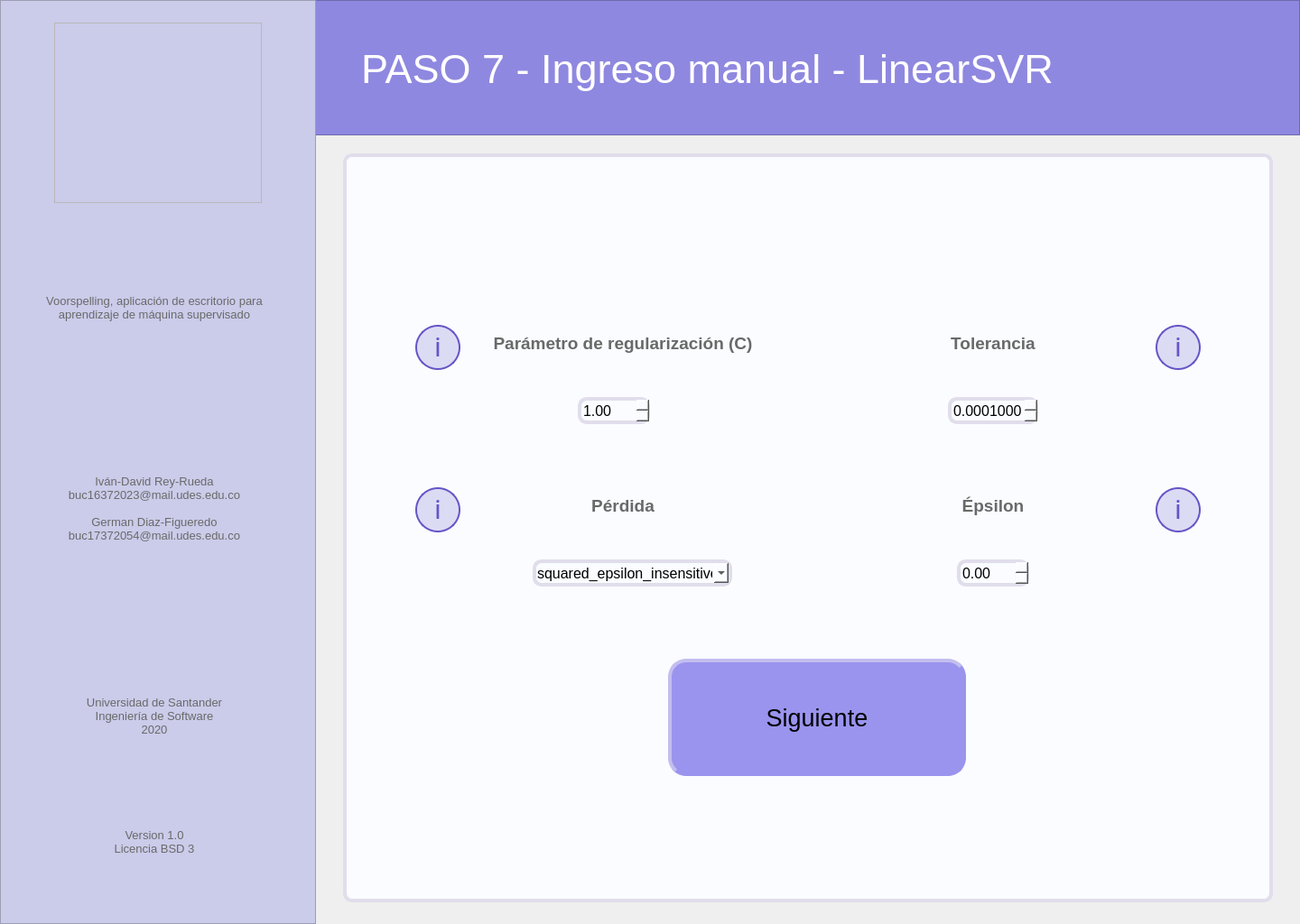
<?xml version="1.0" encoding="UTF-8"?>
<ui version="4.0">
 <class>MainWindow</class>
 <widget class="QMainWindow" name="MainWindow">
  <property name="geometry">
   <rect>
    <x>0</x>
    <y>0</y>
    <width>1440</width>
    <height>1024</height>
   </rect>
  </property>
  <property name="minimumSize">
   <size>
    <width>1440</width>
    <height>1024</height>
   </size>
  </property>
  <property name="maximumSize">
   <size>
    <width>1440</width>
    <height>1024</height>
   </size>
  </property>
  <property name="windowTitle">
   <string>Voorspelling</string>
  </property>
  <widget class="QWidget" name="centralwidget">
   <widget class="QFrame" name="left_bar">
    <property name="geometry">
     <rect>
      <x>0</x>
      <y>0</y>
      <width>350</width>
      <height>1024</height>
     </rect>
    </property>
    <property name="styleSheet">
     <string notr="true">background-color: rgb(203, 203, 234);

</string>
    </property>
    <property name="frameShape">
     <enum>QFrame::StyledPanel</enum>
    </property>
    <property name="frameShadow">
     <enum>QFrame::Raised</enum>
    </property>
    <widget class="QLabel" name="lbl_left_1">
     <property name="geometry">
      <rect>
       <x>18</x>
       <y>278</y>
       <width>306</width>
       <height>126</height>
      </rect>
     </property>
     <property name="font">
      <font>
       <pointsize>10</pointsize>
      </font>
     </property>
     <property name="styleSheet">
      <string notr="true">color: rgb(105, 105, 105);</string>
     </property>
     <property name="text">
      <string>Voorspelling, aplicación de escritorio para aprendizaje de máquina supervisado</string>
     </property>
     <property name="alignment">
      <set>Qt::AlignCenter</set>
     </property>
     <property name="wordWrap">
      <bool>true</bool>
     </property>
    </widget>
    <widget class="QLabel" name="lbl_left_2">
     <property name="geometry">
      <rect>
       <x>18</x>
       <y>500</y>
       <width>306</width>
       <height>126</height>
      </rect>
     </property>
     <property name="font">
      <font>
       <pointsize>10</pointsize>
      </font>
     </property>
     <property name="styleSheet">
      <string notr="true">color: rgb(105, 105, 105);</string>
     </property>
     <property name="text">
      <string>Iván-David Rey-Rueda
buc16372023@mail.udes.edu.co

German Diaz-Figueredo
buc17372054@mail.udes.edu.co</string>
     </property>
     <property name="alignment">
      <set>Qt::AlignCenter</set>
     </property>
     <property name="wordWrap">
      <bool>true</bool>
     </property>
    </widget>
    <widget class="QLabel" name="lbl_left_3">
     <property name="geometry">
      <rect>
       <x>18</x>
       <y>730</y>
       <width>306</width>
       <height>126</height>
      </rect>
     </property>
     <property name="font">
      <font>
       <pointsize>10</pointsize>
      </font>
     </property>
     <property name="styleSheet">
      <string notr="true">color: rgb(105, 105, 105);</string>
     </property>
     <property name="text">
      <string>Universidad de Santander
Ingeniería de Software
2020</string>
     </property>
     <property name="alignment">
      <set>Qt::AlignCenter</set>
     </property>
     <property name="wordWrap">
      <bool>true</bool>
     </property>
    </widget>
    <widget class="QLabel" name="lbl_left_4">
     <property name="geometry">
      <rect>
       <x>18</x>
       <y>870</y>
       <width>306</width>
       <height>126</height>
      </rect>
     </property>
     <property name="font">
      <font>
       <pointsize>10</pointsize>
      </font>
     </property>
     <property name="styleSheet">
      <string notr="true">color: rgb(105, 105, 105);</string>
     </property>
     <property name="text">
      <string>Version 1.0
Licencia BSD 3</string>
     </property>
     <property name="alignment">
      <set>Qt::AlignCenter</set>
     </property>
     <property name="wordWrap">
      <bool>true</bool>
     </property>
    </widget>
   </widget>
   <widget class="QFrame" name="logo">
    <property name="geometry">
     <rect>
      <x>60</x>
      <y>25</y>
      <width>230</width>
      <height>200</height>
     </rect>
    </property>
    <property name="styleSheet">
     <string notr="true">image: url(:/image/voorspelling_logo.png);</string>
    </property>
    <property name="frameShape">
     <enum>QFrame::StyledPanel</enum>
    </property>
    <property name="frameShadow">
     <enum>QFrame::Raised</enum>
    </property>
   </widget>
   <widget class="QFrame" name="up_bar">
    <property name="geometry">
     <rect>
      <x>0</x>
      <y>0</y>
      <width>1440</width>
      <height>150</height>
     </rect>
    </property>
    <property name="styleSheet">
     <string notr="true">background-color: rgb(143, 136, 224);</string>
    </property>
    <property name="frameShape">
     <enum>QFrame::StyledPanel</enum>
    </property>
    <property name="frameShadow">
     <enum>QFrame::Raised</enum>
    </property>
    <widget class="QLabel" name="lbl_tittle">
     <property name="geometry">
      <rect>
       <x>400</x>
       <y>40</y>
       <width>791</width>
       <height>72</height>
      </rect>
     </property>
     <property name="font">
      <font>
       <family>MS Shell Dlg 2</family>
       <pointsize>34</pointsize>
       <weight>50</weight>
       <italic>false</italic>
       <bold>false</bold>
      </font>
     </property>
     <property name="styleSheet">
      <string notr="true">border: none;
color: rgb(255, 255, 255);</string>
     </property>
     <property name="text">
      <string>PASO 7 - Ingreso manual - LinearSVR </string>
     </property>
     <property name="scaledContents">
      <bool>false</bool>
     </property>
     <property name="alignment">
      <set>Qt::AlignLeading|Qt::AlignLeft|Qt::AlignVCenter</set>
     </property>
     <property name="wordWrap">
      <bool>true</bool>
     </property>
     <property name="margin">
      <number>0</number>
     </property>
     <property name="indent">
      <number>0</number>
     </property>
    </widget>
   </widget>
   <widget class="QFrame" name="main_area">
    <property name="geometry">
     <rect>
      <x>380</x>
      <y>170</y>
      <width>1030</width>
      <height>830</height>
     </rect>
    </property>
    <property name="styleSheet">
     <string notr="true">background-color: rgb(250, 252, 255);
border: 4px solid;
border-color: rgb(225, 221, 235);
border-radius: 10px;</string>
    </property>
    <property name="frameShape">
     <enum>QFrame::StyledPanel</enum>
    </property>
    <property name="frameShadow">
     <enum>QFrame::Raised</enum>
    </property>
    <widget class="QLabel" name="lbl_parametro_regularizacion">
     <property name="geometry">
      <rect>
       <x>130</x>
       <y>170</y>
       <width>360</width>
       <height>80</height>
      </rect>
     </property>
     <property name="font">
      <font>
       <pointsize>14</pointsize>
       <weight>75</weight>
       <bold>true</bold>
      </font>
     </property>
     <property name="styleSheet">
      <string notr="true">color: rgb(105, 105, 105);
border: none;</string>
     </property>
     <property name="text">
      <string>Parámetro de regularización (C)</string>
     </property>
     <property name="alignment">
      <set>Qt::AlignCenter</set>
     </property>
     <property name="wordWrap">
      <bool>true</bool>
     </property>
    </widget>
    <widget class="QLabel" name="lbl_tolerancia">
     <property name="geometry">
      <rect>
       <x>540</x>
       <y>170</y>
       <width>360</width>
       <height>80</height>
      </rect>
     </property>
     <property name="font">
      <font>
       <pointsize>14</pointsize>
       <weight>75</weight>
       <bold>true</bold>
      </font>
     </property>
     <property name="styleSheet">
      <string notr="true">color: rgb(105, 105, 105);
border: none;</string>
     </property>
     <property name="text">
      <string>Tolerancia</string>
     </property>
     <property name="alignment">
      <set>Qt::AlignCenter</set>
     </property>
     <property name="wordWrap">
      <bool>true</bool>
     </property>
    </widget>
    <widget class="QLabel" name="lbl_perdida">
     <property name="geometry">
      <rect>
       <x>130</x>
       <y>350</y>
       <width>360</width>
       <height>80</height>
      </rect>
     </property>
     <property name="font">
      <font>
       <pointsize>14</pointsize>
       <weight>75</weight>
       <bold>true</bold>
      </font>
     </property>
     <property name="styleSheet">
      <string notr="true">color: rgb(105, 105, 105);
border: none;</string>
     </property>
     <property name="text">
      <string>Pérdida</string>
     </property>
     <property name="alignment">
      <set>Qt::AlignCenter</set>
     </property>
     <property name="wordWrap">
      <bool>true</bool>
     </property>
    </widget>
    <widget class="QLabel" name="lbl_epsilon">
     <property name="geometry">
      <rect>
       <x>540</x>
       <y>350</y>
       <width>360</width>
       <height>80</height>
      </rect>
     </property>
     <property name="font">
      <font>
       <pointsize>14</pointsize>
       <weight>75</weight>
       <bold>true</bold>
      </font>
     </property>
     <property name="styleSheet">
      <string notr="true">color: rgb(105, 105, 105);
border: none;</string>
     </property>
     <property name="text">
      <string>Épsilon</string>
     </property>
     <property name="alignment">
      <set>Qt::AlignCenter</set>
     </property>
     <property name="wordWrap">
      <bool>true</bool>
     </property>
    </widget>
    <widget class="QPushButton" name="btn_info_parametro_regularizacion">
     <property name="geometry">
      <rect>
       <x>80</x>
       <y>190</y>
       <width>50</width>
       <height>50</height>
      </rect>
     </property>
     <property name="styleSheet">
      <string notr="true">QPushButton{
background: rgba(101, 85, 198, 0.2);
border: 2px solid #6555C6;
box-sizing: border-box;
border-radius: 25px;


position: absolute;
width: 25px;
height: 44.55px;
font-family: Roboto;
font-style: normal;
font-weight: normal;
font-size: 30px;
line-height: 56px;
display: flex;
align-items: center;
text-align: center;

color: #6555C6;
}
QPushButton:hover{
background-color: rgb(190, 185, 250);
}
QPushButton:pressed{
background-color: rgb(160, 150, 240);
}</string>
     </property>
     <property name="text">
      <string>i</string>
     </property>
    </widget>
    <widget class="QPushButton" name="btn_info_perdida">
     <property name="geometry">
      <rect>
       <x>80</x>
       <y>370</y>
       <width>50</width>
       <height>50</height>
      </rect>
     </property>
     <property name="styleSheet">
      <string notr="true">QPushButton{
background: rgba(101, 85, 198, 0.2);
border: 2px solid #6555C6;
box-sizing: border-box;
border-radius: 25px;


position: absolute;
width: 25px;
height: 44.55px;
font-family: Roboto;
font-style: normal;
font-weight: normal;
font-size: 30px;
line-height: 56px;
display: flex;
align-items: center;
text-align: center;

color: #6555C6;
}
QPushButton:hover{
background-color: rgb(190, 185, 250);
}
QPushButton:pressed{
background-color: rgb(160, 150, 240);
}</string>
     </property>
     <property name="text">
      <string>i</string>
     </property>
    </widget>
    <widget class="QPushButton" name="btn_info_tolerancia">
     <property name="geometry">
      <rect>
       <x>900</x>
       <y>190</y>
       <width>50</width>
       <height>50</height>
      </rect>
     </property>
     <property name="styleSheet">
      <string notr="true">QPushButton{
background: rgba(101, 85, 198, 0.2);
border: 2px solid #6555C6;
box-sizing: border-box;
border-radius: 25px;


position: absolute;
width: 25px;
height: 44.55px;
font-family: Roboto;
font-style: normal;
font-weight: normal;
font-size: 30px;
line-height: 56px;
display: flex;
align-items: center;
text-align: center;

color: #6555C6;
}
QPushButton:hover{
background-color: rgb(190, 185, 250);
}
QPushButton:pressed{
background-color: rgb(160, 150, 240);
}</string>
     </property>
     <property name="text">
      <string>i</string>
     </property>
    </widget>
    <widget class="QPushButton" name="btn_info_epsilon">
     <property name="geometry">
      <rect>
       <x>900</x>
       <y>370</y>
       <width>50</width>
       <height>50</height>
      </rect>
     </property>
     <property name="styleSheet">
      <string notr="true">QPushButton{
background: rgba(101, 85, 198, 0.2);
border: 2px solid #6555C6;
box-sizing: border-box;
border-radius: 25px;


position: absolute;
width: 25px;
height: 44.55px;
font-family: Roboto;
font-style: normal;
font-weight: normal;
font-size: 30px;
line-height: 56px;
display: flex;
align-items: center;
text-align: center;

color: #6555C6;
}
QPushButton:hover{
background-color: rgb(190, 185, 250);
}
QPushButton:pressed{
background-color: rgb(160, 150, 240);
}</string>
     </property>
     <property name="text">
      <string>i</string>
     </property>
    </widget>
    <widget class="QDoubleSpinBox" name="sb_tolerancia">
     <property name="geometry">
      <rect>
       <x>670</x>
       <y>270</y>
       <width>100</width>
       <height>30</height>
      </rect>
     </property>
     <property name="font">
      <font>
       <pointsize>12</pointsize>
      </font>
     </property>
     <property name="decimals">
      <number>7</number>
     </property>
     <property name="minimum">
      <double>0.000001000000000</double>
     </property>
     <property name="maximum">
      <double>10.000000000000000</double>
     </property>
     <property name="singleStep">
      <double>0.000010000000000</double>
     </property>
     <property name="value">
      <double>0.000100000000000</double>
     </property>
    </widget>
    <widget class="QDoubleSpinBox" name="sb_parametro_regularizacion">
     <property name="geometry">
      <rect>
       <x>260</x>
       <y>270</y>
       <width>80</width>
       <height>30</height>
      </rect>
     </property>
     <property name="font">
      <font>
       <pointsize>12</pointsize>
      </font>
     </property>
     <property name="minimum">
      <double>1.000000000000000</double>
     </property>
     <property name="maximum">
      <double>100.000000000000000</double>
     </property>
     <property name="singleStep">
      <double>0.100000000000000</double>
     </property>
    </widget>
    <widget class="QPushButton" name="btn_next">
     <property name="geometry">
      <rect>
       <x>360</x>
       <y>560</y>
       <width>330</width>
       <height>130</height>
      </rect>
     </property>
     <property name="font">
      <font>
       <pointsize>20</pointsize>
       <kerning>true</kerning>
      </font>
     </property>
     <property name="styleSheet">
      <string notr="true">QPushButton{
background-color: rgb(154, 148, 238);
border-left-color: rgb(195, 190, 239);
border-top-color: rgb(195, 190, 239);
border-bottom-color: rgb(154, 148, 238);
border-right-color: rgb(154, 148, 238);
border-radius: 20px;
}
QPushButton:hover{
background-color: rgb(160, 155, 245);
}
QPushButton:pressed{
background-color: rgb(150, 140, 230);
border-left-color: rgb(140, 135, 220);
border-top-color: rgb(140, 135, 220);
border-bottom-color: rgb(195, 190, 239);
border-right-color: rgb(195, 190, 239);
}</string>
     </property>
     <property name="text">
      <string>Siguiente</string>
     </property>
     <property name="autoDefault">
      <bool>false</bool>
     </property>
    </widget>
    <widget class="QDoubleSpinBox" name="sb_epsilon">
     <property name="geometry">
      <rect>
       <x>680</x>
       <y>450</y>
       <width>80</width>
       <height>30</height>
      </rect>
     </property>
     <property name="font">
      <font>
       <pointsize>12</pointsize>
      </font>
     </property>
     <property name="minimum">
      <double>0.000000000000000</double>
     </property>
     <property name="maximum">
      <double>100.000000000000000</double>
     </property>
     <property name="singleStep">
      <double>0.100000000000000</double>
     </property>
     <property name="value">
      <double>0.000000000000000</double>
     </property>
    </widget>
    <widget class="QPushButton" name="btn_back">
     <property name="geometry">
      <rect>
       <x>60</x>
       <y>50</y>
       <width>70</width>
       <height>70</height>
      </rect>
     </property>
     <property name="styleSheet">
      <string notr="true">QPushButton{
background-image: url(:/botton/bxs-left-arrow-circle.svg);
border-radius: 35px;
border: none;


color: #6555C6;
}
QPushButton:hover{
background-color: rgb(235, 225, 250);

}
QPushButton:pressed{

background-color: qradialgradient(spread:pad, cx:0.5, cy:0.5, radius:0.5, fx:0.5, fy:0.5, stop:0 rgba(200, 190, 250, 205), stop:0.6 rgba(200, 190, 250, 205), stop:1 rgba(255, 255, 255, 0));

}

</string>
     </property>
     <property name="text">
      <string/>
     </property>
     <property name="iconSize">
      <size>
       <width>20</width>
       <height>20</height>
      </size>
     </property>
    </widget>
    <widget class="QComboBox" name="cb_perdida">
     <property name="geometry">
      <rect>
       <x>210</x>
       <y>450</y>
       <width>221</width>
       <height>30</height>
      </rect>
     </property>
     <property name="font">
      <font>
       <pointsize>12</pointsize>
      </font>
     </property>
     <property name="currentIndex">
      <number>1</number>
     </property>
     <item>
      <property name="text">
       <string>epsilon_insensitive</string>
      </property>
     </item>
     <item>
      <property name="text">
       <string>squared_epsilon_insensitive</string>
      </property>
     </item>
    </widget>
   </widget>
   <zorder>up_bar</zorder>
   <zorder>left_bar</zorder>
   <zorder>logo</zorder>
   <zorder>main_area</zorder>
  </widget>
 </widget>
 <resources>
  <include location="Images_voor.qrc"/>
 </resources>
 <connections/>
</ui>
